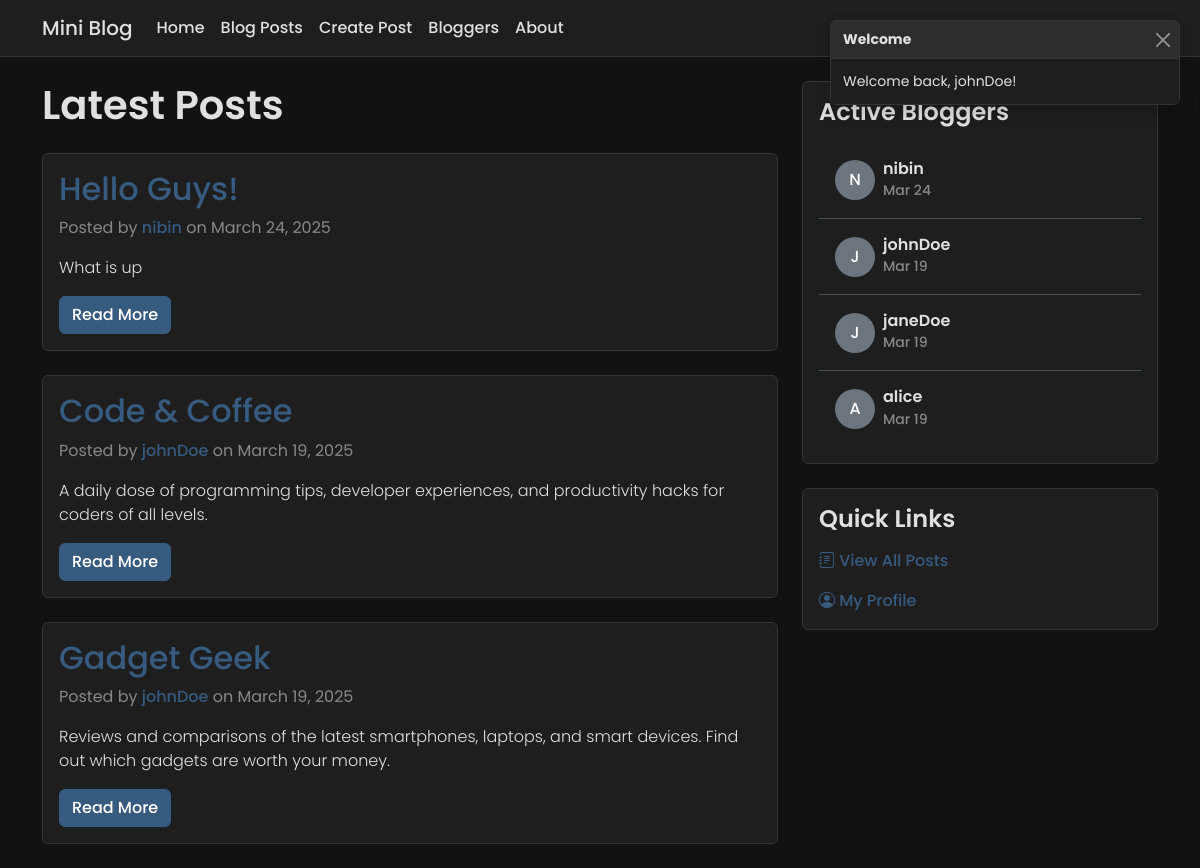
Screenshot of / (signed in) with the database file from the repository.
### app/models.py (models this page shows, shortened)
class BlogPost(models.Model):
    title = models.CharField(max_length=200)
    content = models.TextField()
    author = models.ForeignKey(User, on_delete=models.CASCADE, related_name='blog_posts')
    created_at = models.DateTimeField(auto_now_add=True)
    updated_at = models.DateTimeField(auto_now=True)
    class Meta:
        ordering = ['-created_at']

class User(AbstractUser):
    bio = models.TextField(max_length=500, blank=True)
    location = models.CharField(max_length=100, blank=True)
    website = models.URLField(max_length=200, blank=True)
    profile_picture = models.ImageField(upload_to='profile_pics/', null=True, blank=True)
    created_at = models.DateTimeField(auto_now_add=True)
    updated_at = models.DateTimeField(auto_now=True)

### app/views.py (the view)
# urls.py: path('', views.home, name='home'),
def home(request):
    latest_posts = BlogPost.objects.all()[:3]
    thirty_days_ago = timezone.now() - timedelta(days=30)
    active_bloggers = User.objects.filter(
        blog_posts__created_at__gte=thirty_days_ago
    ).annotate(
        last_post_date=models.Max('blog_posts__created_at')
    ).distinct().order_by('-last_post_date')[:5]
    return render(request, 'index.html', {
        'latest_posts': latest_posts,
        'active_bloggers': active_bloggers
    })

### app/auth_backend.py (called while the page is built)
    def get_user(self, user_id):
        try:
            return User.objects.get(pk=user_id)
        except User.DoesNotExist:
            return None

### app/templates/index.html (shortened to what this page needs)
{% extends 'base.html' %}
{% block content %}
<div class="row">
    <div class="col-md-8">
        <h1 class="mb-4">Latest Posts</h1>
        {% if latest_posts %}
            {% for post in latest_posts %}
                <article class="card mb-4">
                    <div class="card-body">
                        <h2 class="card-title">
                            <a href="{% url 'blog_detail' post.id %}" class="text-decoration-none">{{ post.title }}</a>
                        </h2>
                        <p class="text-muted">
                            Posted by <a href="{% url 'blogger_detail' post.author.id %}" class="text-decoration-none">{{ post.author.username }}</a>
                            on {{ post.created_at|date:"F j, Y" }}
                        </p>
                        <p class="card-text">{{ post.content|truncatewords:50 }}</p>
                        <a href="{% url 'blog_detail' post.id %}" class="btn btn-primary">Read More</a>
                    </div>
                </article>
            {% endfor %}
        {% else %}
            <div class="alert alert-info">
                No blog posts available yet. Be the first to create a post!
            </div>
        {% endif %}
    </div>
    <div class="col-md-4">
        <div class="card mb-4">
            <div class="card-body">
                <h3 class="card-title h4 mb-3">Active Bloggers</h3>
                {% if active_bloggers %}
                    <div class="list-group list-group-flush">
                        {% for blogger in active_bloggers %}
                            <a href="{% url 'blogger_detail' blogger.id %}" class="list-group-item list-group-item-action bg-transparent py-3">
                                <div class="d-flex align-items-center">
                                    {% if blogger.profile_picture %}
                                        <img src="{{ blogger.profile_picture.url }}" alt="{{ blogger.username }}'s profile"
                                             class="rounded-circle me-2" style="width: 40px; height: 40px; object-fit: cover;">
                                    {% else %}
                                        <div class="rounded-circle bg-secondary me-2"
                                             style="width: 40px; height: 40px; display: flex; align-items: center; justify-content: center;">
                                            <span class="text-white">{{ blogger.username|first|upper }}</span>
                                        </div>
                                    {% endif %}
                                    <div>
                                        <h6 class="mb-0" style="color: var(--text-color);">{{ blogger.username }}</h6>
                                        <small class="text-muted">
                                            {{ blogger.last_post_date|date:"M j" }}
                                        </small>
                                    </div>
                                </div>
                            </a>
                        {% endfor %}
                    </div>
                {% else %}
                    <p class="text-muted mb-0">No active bloggers in the last 30 days.</p>
                {% endif %}
            </div>
        </div>
        <div class="card">
            <div class="card-body">
                <h3 class="card-title h4 mb-3">Quick Links</h3>
                <ul class="list-unstyled mb-0">
                    <li class="mb-3">
                        <a href="{% url 'blog_list' %}" class="text-decoration-none">
                            <i class="bi bi-journal-text"></i> View All Posts
                        </a>
                    </li>
                    {% if user.is_authenticated %}
                        <li>
                            <a href="{% url 'blogger_detail' user.id %}" class="text-decoration-none">
                                <i class="bi bi-person-circle"></i> My Profile
                            </a>
                        </li>
                    {% else %}
                        <li>
                            <a href="{% url 'login' %}" class="text-decoration-none">
                                <i class="bi bi-box-arrow-in-right"></i> Sign In
                            </a>
                        </li>
                    {% endif %}
                </ul>
            </div>
        </div>
    </div>
</div>
<link rel="stylesheet" href="https://cdn.jsdelivr.net/npm/bootstrap-icons@1.7.2/font/bootstrap-icons.css">
{% endblock %}

### app/templates/base.html (shortened to what this page needs)
<!DOCTYPE html>
<html lang="en" data-bs-theme="dark">
<head>
    <link href="https://cdn.jsdelivr.net/npm/bootstrap@5.3.0/dist/css/bootstrap.min.css" rel="stylesheet">
    <link href="https://cdn.jsdelivr.net/npm/bootstrap-icons@1.11.0/font/bootstrap-icons.css" rel="stylesheet">
    <link href="https://cdnjs.cloudflare.com/ajax/libs/font-awesome/6.0.0/css/all.min.css" rel="stylesheet">
</head>
<body>
    <nav class="navbar navbar-expand-lg">
        <div class="container">
            <a class="navbar-brand" href="{% url 'home' %}">Mini Blog</a>
            <div class="collapse navbar-collapse" id="navbarNav">
                <ul class="navbar-nav me-auto">
                    <li class="nav-item">
                        <a class="nav-link {% if request.resolver_match.url_name == 'home' %}active{% endif %}" href="{% url 'home' %}">
                            Home
                        </a>
                    </li>
                    <li class="nav-item">
                        <a class="nav-link {% if request.resolver_match.url_name == 'blog_list' %}active{% endif %}" href="{% url 'blog_list' %}">
                            Blog Posts
                        </a>
                    </li>
                    {% if user.is_authenticated %}
                    <li class="nav-item">
                        <a class="nav-link {% if request.resolver_match.url_name == 'create_post' %}active{% endif %}" href="{% url 'create_post' %}">
                            Create Post
                        </a>
                    </li>
                    {% endif %}
                    <li class="nav-item">
                        <a class="nav-link {% if request.resolver_match.url_name == 'blogger_list' %}active{% endif %}" href="{% url 'blogger_list' %}">
                            Bloggers
                        </a>
                    </li>
                    <li class="nav-item">
                        <a class="nav-link {% if request.resolver_match.url_name == 'about' %}active{% endif %}" href="{% url 'about' %}">
                            About
                        </a>
                    </li>
                </ul>
                <ul class="navbar-nav align-items-center">
                    <li class="nav-item me-2">
                        <div class="theme-toggle" id="themeToggle">
                        </div>
                    </li>
                    {% if user.is_authenticated %}
                        <li class="nav-item">
                            <a class="nav-link {% if request.resolver_match.url_name == 'blogger_detail' and request.resolver_match.kwargs.author_id == user.id %}active{% endif %}" href="{% url 'blogger_detail' user.id %}">
                            </a>
                        </li>
                        <li class="nav-item">
                            <a class="nav-link" href="{% url 'logout' %}">Logout</a>
                        </li>
                    {% endif %}
                </ul>
            </div>
        </div>
    </nav>
    <main class="container mt-4">
        {% block content %}
        {% endblock %}
    </main>
    <div class="toast-container">
        <div class="toast" role="alert" aria-live="assertive" aria-atomic="true" id="welcomeToast">
            <div class="toast-header">
                <strong class="me-auto">Welcome</strong>
                <button type="button" class="btn-close" data-bs-dismiss="toast" aria-label="Close"></button>
            </div>
            <div class="toast-body">
                Welcome back, {{ user.username }}!
            </div>
        </div>
    </div>
</body>
</html>

### app/templates/base.html (style rules this page uses)
:root[data-bs-theme="dark"] { --bg-color: #121212; --text-color: #e0e0e0; --card-bg: #1e1e1e; --card-border: #333; --navbar-bg: #1e1e1e; --navbar-border: #333; --form-bg: #2d2d2d; --form-border: #444; --form-focus-border: #375a7f; --form-focus-shadow: rgba(55, 90, 127, 0.25); --toast-bg: #1e1e1e; --toast-border: #333; --toast-header-bg: #2d2d2d; --modal-bg: #1e1e1e; --modal-border: #333; --modal-header-bg: #2d2d2d; --modal-footer-bg: #2d2d2d; }
body { background-color: var(--bg-color); color: var(--text-color); font-family: 'Poppins', sans-serif; }
.navbar { background-color: var(--navbar-bg) !important; border-bottom: 1px solid var(--navbar-border); font-family: 'Poppins', sans-serif; }
.navbar-brand, .nav-link { color: var(--text-color) !important; font-weight: 500; }
.card { background-color: var(--card-bg); border: 1px solid var(--card-border); font-family: 'Poppins', sans-serif; }
.card-title { color: var(--text-color); font-weight: 600; }
.card-text { color: var(--text-color); font-weight: 300; }
.text-muted { color: #888 !important; }
.btn-primary { background-color: #375a7f; border-color: #375a7f; font-weight: 500; }
a { color: #375a7f; text-decoration: none; font-weight: 500; }
.toast-container { position: fixed; top: 20px; right: 20px; z-index: 1050; }
.toast { background-color: var(--toast-bg); border: 1px solid var(--toast-border); color: var(--text-color); font-family: 'Poppins', sans-serif; }
.toast-header { background-color: var(--toast-header-bg); border-bottom: 1px solid var(--toast-border); color: var(--text-color); }
.toast-body { background-color: var(--toast-bg); color: var(--text-color); }
h1, h2, h3, h4, h5, h6 { font-weight: 600; color: var(--text-color); }
.btn { font-weight: 500; }
.theme-toggle { cursor: pointer; padding: 0.5rem; border-radius: 50%; transition: background-color 0.3s; }

### rows the page displays
BlogPost: title "Hello Guys!", author.username "nibin", created_at "March 24, 2025", content "What is up"
BlogPost: title "Code & Coffee", author.username "johnDoe", created_at "March 19, 2025", content "A daily dose of programming tips, developer experiences, and productivity hacks for coders of all levels."
BlogPost: title "Gadget Geek", author.username "johnDoe", created_at "March 19, 2025", content "Reviews and comparisons of the latest smartphones, laptops, and smart devices. Find out which gadgets are worth your money."
User: username|first "N", username "nibin", last_post_date "Mar 24"
User: username|first "J", username "johnDoe", last_post_date "Mar 19"
User: username|first "J", username "janeDoe", last_post_date "Mar 19"
User: username|first "A", username "alice", last_post_date "Mar 19"
